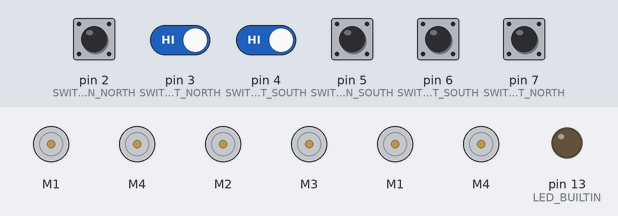
The sketch below on a simulated Arduino Uno, built with avr-gcc and run on an emulated ATmega328P. Shown: 6 × DC motor (green arrow = forward, orange = backward, longer = faster), output pins drawn as LEDs (lit = HIGH). Inputs (shaded band) come from the test bench; at power-on: pin 2 (SWITCH_PIN_NORTH), pin 3 (SWITCH_PIN_EAST_NORTH), pin 4 (SWITCH_PIN_EAST_SOUTH), pin 5 (SWITCH_PIN_SOUTH), pin 6 (SWITCH_PIN_WEST_SOUTH), pin 7 (SWITCH_PIN_WEST_NORTH) HIGH.

Above: at 1.8 s.
1.9 s: pin 2 (SWITCH_PIN_NORTH) pulled LOW for 0.15 s
At 2.2 s:
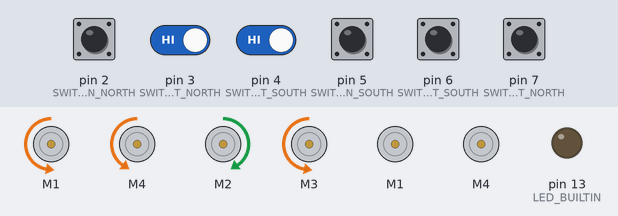
3.5 s: pin 2 (SWITCH_PIN_NORTH) driven LOW and pin 3 (SWITCH_PIN_EAST_NORTH) driven LOW and pin 4 (SWITCH_PIN_EAST_SOUTH) driven LOW
At 5.1 s:
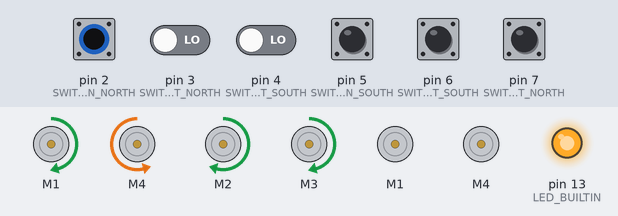
At 35.3 s:
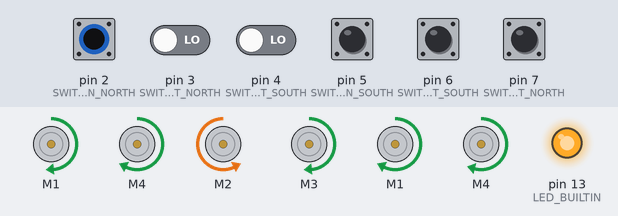
Timing chart, 0 to 36.2 s (numbered marks = the images above; inputs shaded):
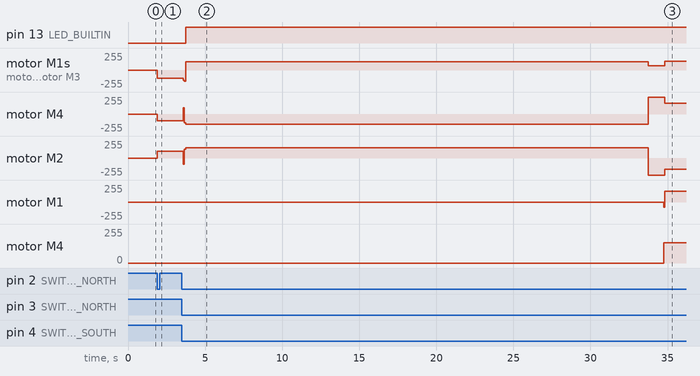

Measured:
- after the input at 1.9 s, motor M1, motor M3: stopped → backward 127/255 at once; motor M4: stopped → backward 101/255 at once; motor M2: stopped → forward 101/255 at once
- after the input at 3.5 s, pin 13 (LED_BUILTIN): LOW → HIGH after 0.24 s instead of 8.4 s; motor M1: stopped → backward 82/255 after 31.2 s, → forward 165/255 0.08 s later; motor M4: stopped → forward 153/255 after 31.2 s

The sketch:

DCMotorTest.ino
```cpp
#include "testoptions.h"

#ifndef FAKEDRIVE
#include "drive.h"
#include "shoot.h"
#else
#include "fakedrive.h"
#warning "fakedrive is on"
#endif

#include "switch.h"
#include "wiring.h"

void panic()
{
    digitalWrite(LED_BUILTIN, HIGH);
    go_stop();
//    for (int i = 0; i < 100; i++)
//    delay(1000);
}

void setup()
{
    #ifndef FAKEDRIVE
    Serial.begin(9600);
    #endif

    pinMode(LED_BUILTIN, OUTPUT);
    digitalWrite(LED_BUILTIN, LOW);
    drive_setup();
    switch_setup();
    #ifndef FAKEDRIVE
      shoot_setup();
    #endif
    delay(1000);
    #ifndef MOTOR_TEST
    #ifdef SHOOT_TEST
        while(1)
        {
            // if (digitalRead(SWITCH_PIN_NORTH) == LOW)
                shoot_spin_up();
            // else
                // shoot_stop();
        }
    return;
    #endif
    go_stop();
    while(digitalRead(SWITCH_PIN_NORTH) != LOW)
    {

    }
    go_east(.5);
    if(test_switch_east(10000) != SUCCESS)
        panic();
    go_north_hug_east();
    if(test_switch_north(10000) != SUCCESS)
        panic();
    go_stop();
    #endif


}

#define PANIC_WAIT_TIME 30000

int firstdrive = 1;

void loop()
{
    #ifdef MOTOR_TEST
        Serial.println("lmao");
//        delay(1000);
//        go_stop();
        delay(500);
        go_north();
        delay(500);
        go_east(1.0);
        delay(500);
        go_south();
        delay(500);
        go_west();

    #else
    #ifdef SHOOT_TEST
    go_stop();
       #ifndef FAKEDRIVE
//          simple_shoot();
        #endif

   go_stop();
   return;
   #endif

        go_east(.65); // Ramps down
        if(test_switch_east(10000) == SUCCESS)
           panic();
        go_stop();
        #ifdef STRAT
        shoot_begin();
        #endif


        go_south_east();


        if(test_switch_south(PANIC_WAIT_TIME) != SUCCESS)
            panic();
        go_stop();

        #ifdef STRAT
        shoot_stop();
        #endif

        go_north_west();

        delay(1000);
        shoot_prepare();

        if(test_switch_north(PANIC_WAIT_TIME) != SUCCESS)
            panic();
        go_stop();
        #ifdef DEFENSE
           shoot_begin();
           delay(3000);
        #else
          shoot_begin();
        #endif
        go_west(.65);
        if(test_switch_west(PANIC_WAIT_TIME) != SUCCESS)
            panic();
        go_stop();

        go_south_west();
        if(test_switch_south(PANIC_WAIT_TIME) != SUCCESS)
            panic();
        go_stop();

        #ifndef DEFENSE
        delay(3000);
        #endif

        shoot_stop();

        go_north_east();
        if(test_switch_north(PANIC_WAIT_TIME) != SUCCESS)
            panic();
        go_stop();

        #ifdef STRAT
        shoot_begin();
        delay(1000);
        shoot_stop();
        #endif

    #endif
}
```

drive.h
```cpp
#include "testoptions.h"
#ifndef DRIVE_H
#define DRIVE_H

#include <Wire.h>
#include <Adafruit_MotorShield.h>

#include "wiring.h"

#define SPEED_CONSTANT 1
#define HUG_CONSTANT .8
#define COLLECT_HUG_CONSTANT .6
#define DIAG_CONSTANT -0.22
#define COLLECT_CONSTANT .60

//#include "drivefuncs.h"
void drive_setup(void);
void go_north(void);
void go_south(void);
void go_south_west(void);
void go_south_east(void);
void go_east(void);
void go_west(void);
void go_north_west(void);
void go_north_east(void);
void go_north_go_east(void);
void go_stop(void);
void set_speed(Adafruit_DCMotor* motor, int speed, int time);

#endif
```

drive.ino
```cpp
#include "testoptions.h"

#ifndef FAKEDRIVE
#include "drive.h"

Adafruit_MotorShield AFMS_BOT(ADDR_BOT); // Rightmost jumper closed
// Adafruit_MotorShield AFMS_TOP(ADDR_TOP); // Default address, no jumpers

Adafruit_DCMotor *nw;
Adafruit_DCMotor *ne;
Adafruit_DCMotor *sw;
Adafruit_DCMotor *se;

void drive_setup(void)
{
    AFMS_BOT.begin();  // create with the default frequency 1.6KHz
    // AFMS_TOP.begin();  // create with the default frequency 1.6KHz
    //AFMS.begin(1000);  // OR with a different frequency, say 1KHz
    // motors[1] = AFMS_TOP.getMotor(1);

    nw = AFMS_BOT.getMotor(BOT_PORT_NW);
    ne = AFMS_BOT.getMotor(BOT_PORT_NE);
    sw = AFMS_BOT.getMotor(BOT_PORT_SW);
    se = AFMS_BOT.getMotor(BOT_PORT_SE);

    nw->run(RELEASE);
    ne->run(RELEASE);
    sw->run(RELEASE);
    se->run(RELEASE);
}

//Assumed that if time = 0, then current speed is zero
void set_speed(Adafruit_DCMotor* motor, int speed, int time)
{
    if (speed < 0)
    {
        speed = -speed;
        motor->run(BACKWARD);
    }
    else if (speed > 0)
    {
        motor->run(FORWARD);
    }
    if(time == 0 || speed == 0) //no ramp down
    {
        motor->setSpeed(speed);
        if (speed == 0)
            motor->run(RELEASE);
        return;
    }
    for (int i=0; i<speed; i++)
    {
        motor->setSpeed(i);
        delay(time/speed);
    }
    if (speed == 0)
            motor->run(RELEASE);
}

void go_north()
{
    int speed = (int) (255.0 * SPEED_CONSTANT);
    set_speed(nw, OFFSET_NW * speed, 0);
    set_speed(ne, OFFSET_NE * speed, 0);
    set_speed(sw, OFFSET_SW * -speed, 0);
    set_speed(se, OFFSET_SE * -speed, 0);
}

void go_stop()
{
    int speed = 0;
    set_speed(nw, OFFSET_NW * speed, 0);
    set_speed(ne, OFFSET_NE * speed, 0);
    set_speed(sw, OFFSET_SW * speed, 0);
    set_speed(se, OFFSET_SE * speed, 0);
}

void go_south(void)
{
    int speed = (int) (255.0 * SPEED_CONSTANT * .7); //jank
    set_speed(nw, OFFSET_NW * -speed, 0);
    set_speed(ne, OFFSET_NE * -speed, 0);
    set_speed(sw, OFFSET_SW * speed, 0);
    set_speed(se, OFFSET_SE * speed, 0);
}
void go_south_west(void)
{
    int speed = (int) (255.0 * SPEED_CONSTANT * COLLECT_CONSTANT);
    set_speed(nw, OFFSET_NW * -speed, 0);
    set_speed(ne, OFFSET_NE * -speed * COLLECT_HUG_CONSTANT, 0);
    set_speed(sw, OFFSET_SW * speed * COLLECT_HUG_CONSTANT * .75, 0); //jank
    set_speed(se, OFFSET_SE * speed, 0);
}
void go_north_hug_east(void)
{
    int speed = (int) (255.0 * SPEED_CONSTANT * COLLECT_CONSTANT);
    set_speed(nw, OFFSET_NW * speed, 0);
    set_speed(ne, OFFSET_NE * speed * COLLECT_HUG_CONSTANT, 0);
    set_speed(sw, OFFSET_SW * -speed * COLLECT_HUG_CONSTANT, 0);
    set_speed(se, OFFSET_SE * -speed, 0);
}
void go_south_east(void)
{
    int speed = (int) (255.0 * SPEED_CONSTANT * COLLECT_CONSTANT);
    set_speed(nw, OFFSET_NW * -speed *HUG_CONSTANT, 0);
    set_speed(ne, OFFSET_NE * -speed, 0);
    set_speed(sw, OFFSET_SW * speed, 0);
    set_speed(se, OFFSET_SE * speed * HUG_CONSTANT, 0);
}
void go_east(float c)
{
    int speed = (int) (255.0 * SPEED_CONSTANT * c);
    set_speed(nw, OFFSET_NW * speed, 0);
    set_speed(ne, OFFSET_NE * HUG_CONSTANT* -speed, 0);
    set_speed(sw, OFFSET_SW * HUG_CONSTANT* speed, 0);
    set_speed(se, OFFSET_SE * -speed, 0);
}

void go_east_first(void)
{
    int speed = (int) (255.0 * .5 * SPEED_CONSTANT);
    set_speed(nw, OFFSET_NW * speed, 0);
    set_speed(ne, OFFSET_NE *  -speed, 0);
    set_speed(sw, OFFSET_SW *  speed, 0);
    set_speed(se, OFFSET_SE * -speed, 0);
}

void go_west(float c)
{
  int speed = (int) (255.0 * SPEED_CONSTANT * c);
  set_speed(nw, OFFSET_NW * HUG_CONSTANT * -speed, 0);
  set_speed(ne, OFFSET_NE * speed, 0);
  set_speed(sw, OFFSET_SW * -speed, 0);
  set_speed(se, OFFSET_SE * HUG_CONSTANT* speed, 0);
}
void go_north_west(void)
{
  int speed = (int) (255.0 * SPEED_CONSTANT);
  set_speed(nw, OFFSET_NW * speed*DIAG_CONSTANT*1.2, 0); //front left
  set_speed(ne, OFFSET_NE * speed, 0); //front right
  set_speed(sw, OFFSET_SW * -speed, 0); //back left
  set_speed(se, OFFSET_SE * -speed*DIAG_CONSTANT*1.2, 0); //bk eifht
}
void go_north_east(void)
{
  int speed = (int) (255.0 * SPEED_CONSTANT);
  set_speed(nw, OFFSET_NW * speed, 0);
  set_speed(ne, OFFSET_NE * speed*DIAG_CONSTANT, 0);
  set_speed(sw, OFFSET_SW * -speed*DIAG_CONSTANT, 0);
  set_speed(se, OFFSET_SE * -speed, 0);
}


#endif
```

fakedrive.ino
```cpp
#include "testoptions.h"

#ifdef FAKEDRIVE
#include "fakedrive.h"

void drive_setup(void)
{
    Serial.begin(9600);
    pinMode(LED_BUILTIN,OUTPUT);
    delay(1000);
    Serial.println("Motor setup complete");
}

void go_north(void)
{
    Serial.println("north");
}
void go_south(void)
{
    Serial.println("south");
}
void go_south_west(void)
{
    Serial.println("southwest");
}
void go_south_east(void)
{
    Serial.println("southeast");
}
void go_east(void)
{
    Serial.println("east");
}
void go_west(void)
{
    Serial.println("west");
}
void go_north_west(void)
{
    Serial.println("northwest");
}
void go_north_east(void)
{
    Serial.println("northeast");
}
void go_stop(void)
{
    Serial.println("STOP");
}
#endif
```

fakeswitch.ino
```cpp
#include "testoptions.h"
#ifdef FAKESWTICH
#error "Fake switch is still undefined"
#endif
```

shoot.h
```cpp
#include "testoptions.h"
#ifndef FAKEDRIVE
#ifndef SHOOT_H
#define SHOOT_H

#include <Wire.h>
#include <Adafruit_MotorShield.h>

#include "wiring.h"
#include "drive.h"

void shoot_setup(void);

void shoot_prepare(void);
void shoot_begin(void);

void simple_shoot(void);
void shoot_spin_up(void);
void shoot_stop(void);

#endif
#endif
```

shoot.ino
```cpp
#include "testoptions.h"

#ifndef FAKEDRIVE

// Adafruit_MotorShield AFMS_BOT(ADDR_BOT); // Rightmost jumper closed
Adafruit_MotorShield AFMS_TOP(ADDR_TOP); // Default address, no jumpers

Adafruit_DCMotor *motor_flywheel;
Adafruit_DCMotor *motor_indexer;

void shoot_setup(void)
{
    // AFMS_BOT.begin();  // create with the default frequency 1.6KHz
    AFMS_TOP.begin();  // create with the default frequency 1.6KHz
    //AFMS.begin(1000);  // OR with a different frequency, say 1KHz
    // motors[1] = AFMS_TOP.getMotor(1);

    motor_indexer = AFMS_TOP.getMotor(TOP_PORT_INDEXER);
    motor_flywheel = AFMS_TOP.getMotor(TOP_PORT_FLYWHEEL);

    motor_indexer->run(RELEASE);
    motor_flywheel->run(RELEASE);
}

void simple_shoot(void)
{
	set_speed(motor_flywheel,(int) (255.0 * OFFSET_FLYWHEEL), 2);
  for (int i = 0; i < 20; i++)
  {
  set_speed(motor_indexer, (int) (255.0 * -OFFSET_INDEXER), 2);
  delay(250);
  set_speed(motor_indexer, (int) (255.0 * OFFSET_INDEXER), 2);
  delay(500);

  }
	set_speed(motor_flywheel, 0, 0);
  set_speed(motor_indexer, 0, 0);
}

void shoot_prepare(void)
{
  set_speed(motor_flywheel,(int) (255.0 * OFFSET_FLYWHEEL), 0);
  set_speed(motor_indexer,(int) (255.0 * OFFSET_INDEXER * SHOOT_UNJAM_CONSTANT), 0);
}

void shoot_begin(void)
{
  set_speed(motor_flywheel,(int) (255.0 * OFFSET_FLYWHEEL), 0);
  set_speed(motor_indexer, (int) (255.0 * OFFSET_INDEXER), 0);
}


void shoot_spin_up(void)
{
  set_speed(motor_flywheel,(int) (255.0 * OFFSET_FLYWHEEL), 0);
  set_speed(motor_indexer, (int) (255.0 * OFFSET_INDEXER), 0);
}

void shoot_stop(void)
{
  #ifndef STRAT
  set_speed(motor_flywheel,(int) (0 * OFFSET_FLYWHEEL), 0);
  set_speed(motor_indexer, (int) (0 * OFFSET_INDEXER), 0);
  #else
  set_speed(motor_flywheel,(int) (.3 * OFFSET_FLYWHEEL), 0);
  set_speed(motor_indexer, (int) (.3 * OFFSET_INDEXER), 0);
  #endif
}

#endif
```

switch.h
```cpp
#ifndef SWITCH_H
#define SWTICH_H

#define FAILURE 1
#define SUCCESS 0

void switch_setup(void);
int test_switch_south(long breaktime);
int test_switch_north(long breaktime);
int test_switch_east(long breaktime);
int test_switch_west(long breaktime);

#endif
```

switch.ino
```cpp
#include "testoptions.h"
#ifndef FAKESWITCH

#include "switch.h"
#include "wiring.h"

int pins[TOTAL_SWITCH_COUNT];

void switch_setup(void)
{
    pinMode(SWITCH_PIN_SOUTH, INPUT_PULLUP);
    pinMode(SWITCH_PIN_NORTH, INPUT_PULLUP);
    pinMode(SWITCH_PIN_EAST_NORTH, INPUT_PULLUP);
    pinMode(SWITCH_PIN_EAST_SOUTH, INPUT_PULLUP);
    pinMode(SWITCH_PIN_WEST_NORTH, INPUT_PULLUP);
    pinMode(SWITCH_PIN_WEST_SOUTH, INPUT_PULLUP);
}

int test_switch_arbitrary(long breaktime, int pincount, int* pins)
{
    int test[TOTAL_SWITCH_COUNT];
    int result = 1;
    int i;

    for(i = 0; i < pincount; i++)
    {
        test[i] = 0;
    }

    long starttime = millis();

    while (millis() - starttime < breaktime)
    {
        result = 1;
        for(i = 0; i < pincount; i++)
        {
            test[i] = (digitalRead(pins[i]) == LOW || test[i]);
            result = (test[i] && result);
        }
        if(result)
        {
            delay(80);
            return SUCCESS;
        }
    }
    return FAILURE;
}

int test_switch_south(long breaktime)
{
    pins[0] = SWITCH_PIN_SOUTH;
    return test_switch_arbitrary(breaktime, 1, pins);
}
int test_switch_north(long breaktime)
{
    pins[0] = SWITCH_PIN_NORTH;
    return test_switch_arbitrary(breaktime, 1, pins);
}
int test_switch_east(long breaktime)
{
    pins[0] = SWITCH_PIN_EAST_NORTH;
    pins[1] = SWITCH_PIN_EAST_SOUTH;
    return test_switch_arbitrary(breaktime, 2, pins);
}
int test_switch_west(long breaktime)
{
    pins[0] = SWITCH_PIN_WEST_NORTH;
    pins[1] = SWITCH_PIN_WEST_SOUTH;
    return test_switch_arbitrary(breaktime, 2, pins);
}

#endif
```

testoptions.h
```cpp
//  #define FAKEDRIVE
//#define MOTOR_TEST
// #define FAKESWITCH
// #define SHOOT_TEST
//#define DEFENSE
//#define STRAT
```

wiring.h
```cpp
#ifndef WIRING_H
#define WIRING_H

#define ADDR_TOP 0x61
#define ADDR_BOT 0x60

#define BOT_PORT_NW 1
#define BOT_PORT_NE 4
#define BOT_PORT_SW 2
#define BOT_PORT_SE 3

#define TOP_PORT_FLYWHEEL 4
#define TOP_PORT_INDEXER 1

#define OFFSET_NW -1
#define OFFSET_NE 1
#define OFFSET_SW 1
#define OFFSET_SE 1

#define OFFSET_FLYWHEEL .60
#define OFFSET_INDEXER .65
#define SHOOT_UNJAM_CONSTANT -.5

#define TOTAL_SWITCH_COUNT 6

#define SWITCH_PIN_NORTH 2
#define SWITCH_PIN_EAST_NORTH 3
#define SWITCH_PIN_EAST_SOUTH 4
#define SWITCH_PIN_SOUTH 5
#define SWITCH_PIN_WEST_SOUTH 6
#define SWITCH_PIN_WEST_NORTH 7

#endif
```
